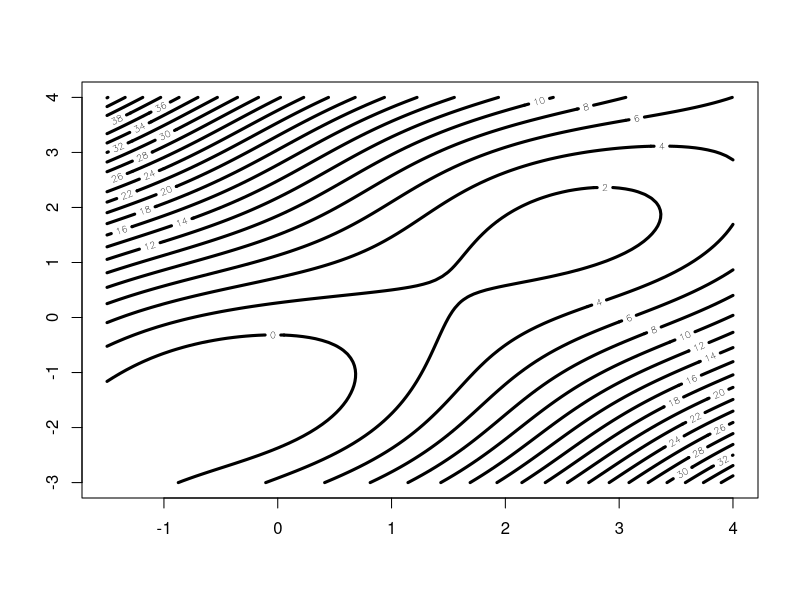
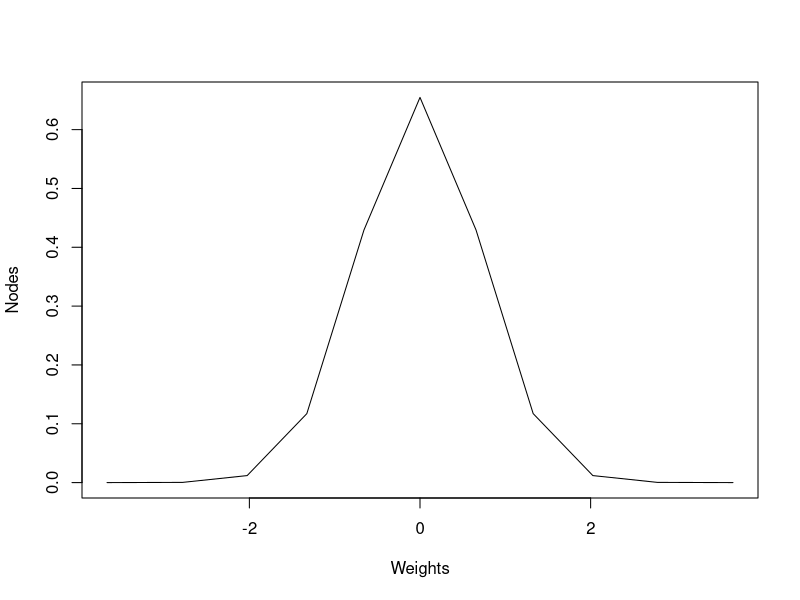
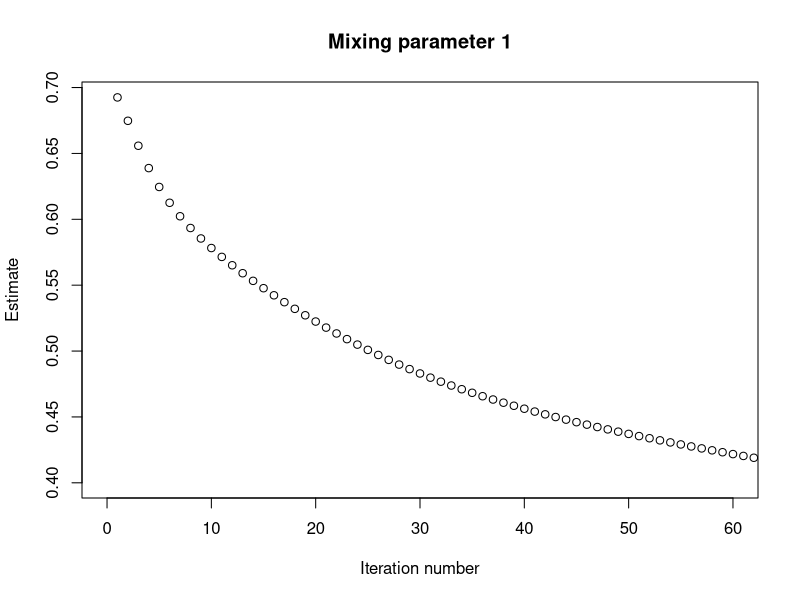
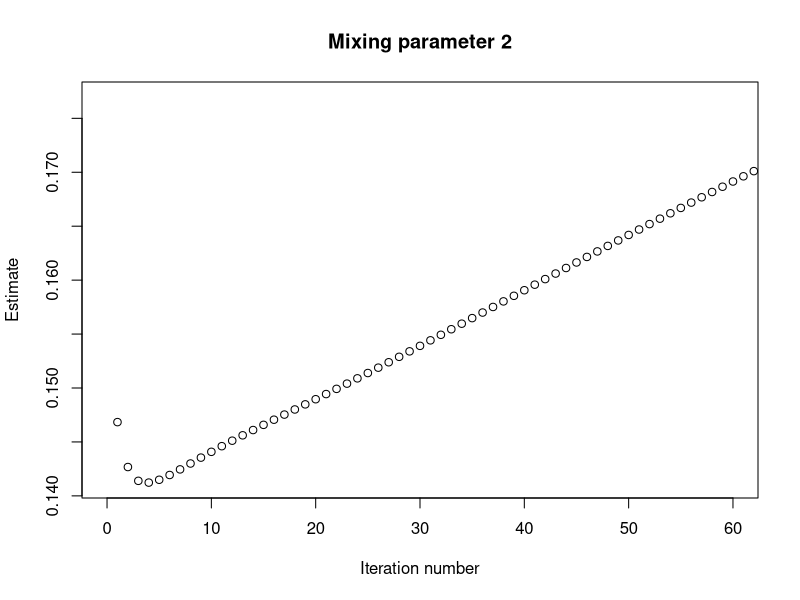
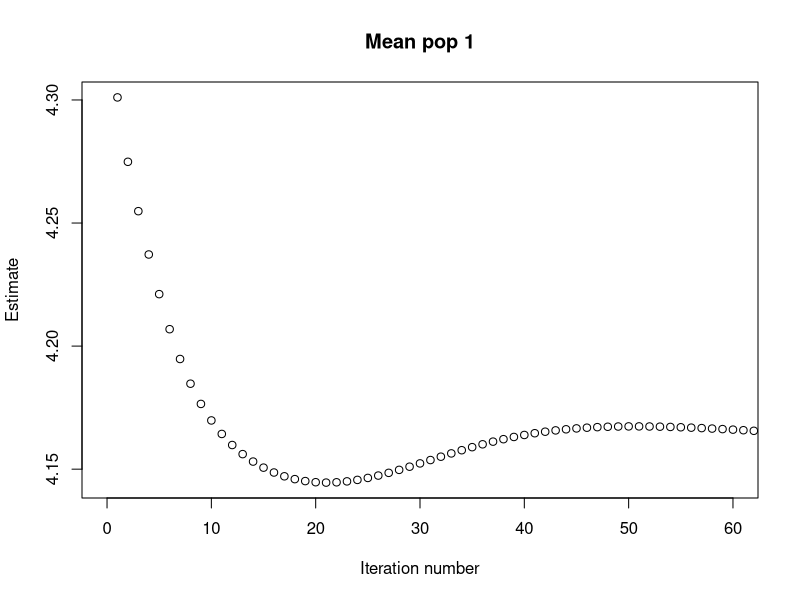
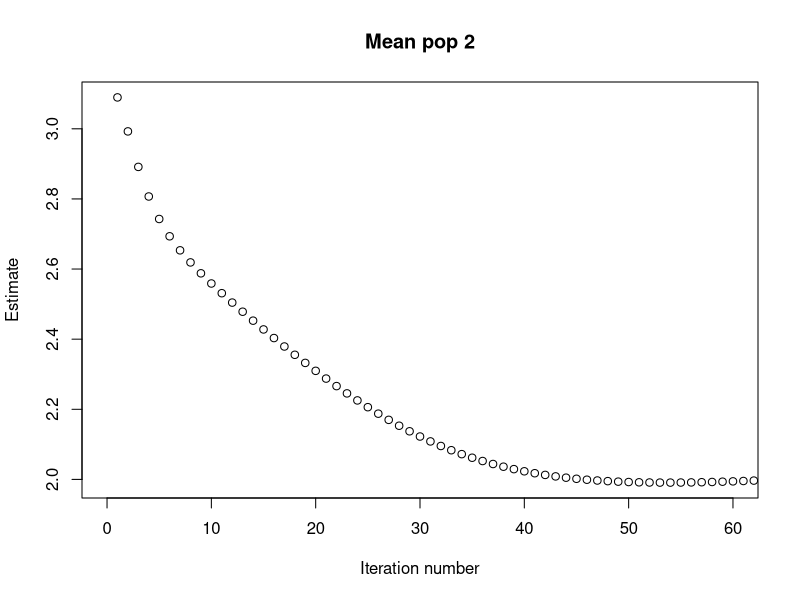
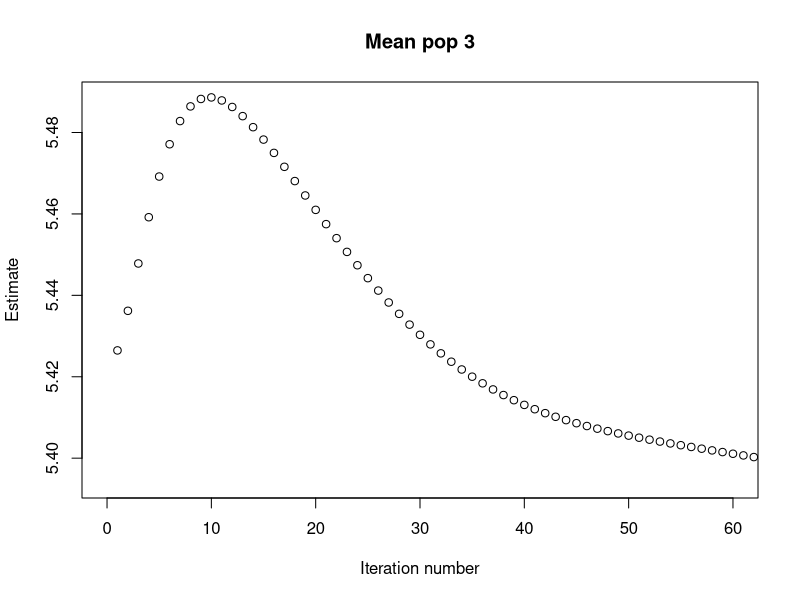
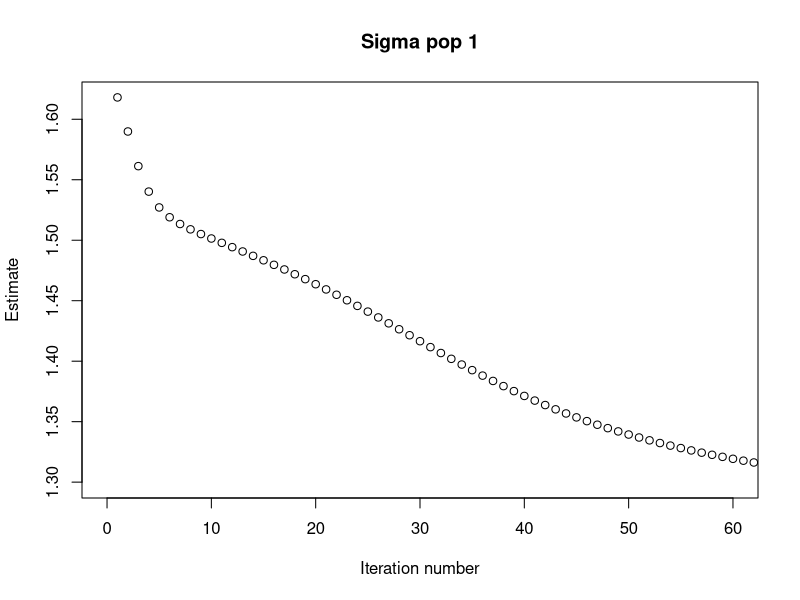

Reproduce these figures in R, in order.
## ---- chunk 1
# Question 1a)

xgrid <- seq(-1.5,4, length=100)
ygrid <-seq(-3,4,length=100 )

fun_1 <- function(x,y){
  sin(x+y) + (x-y)^(2)-1.5*x+ 2.5*y+ 1
}



X_Y_Mat <- matrix(0,nrow = length(xgrid),ncol = length(ygrid))


for (i in 1:length(xgrid)){
  for(j in 1:length(ygrid)){
    X_Y_Mat[i,j]<- fun_1(x=xgrid[i],y=ygrid[j])
  }
}
  

contour(xgrid, ygrid, X_Y_Mat,  nlevels = 30,col = "black", lwd = 3)



## ---- chunk 2

# 1b) 


# To find the minimum, we apply Newton's method to the gradient equation  
# we need partial derivaies and the hessian matrix


f<- function(x){
  sin(x[1]+x[2]) + (x[1]-x[2])^(2)-1.5*x[1]+ 2.5*x[2]+ 1
}


# Setting up the function, gradient and the hessian matrix

f<- function(x){
  x1<- x[1]
  x2<- x[2]
  
  sin(x1+x2) + (x1-x2)^(2)-1.5*x1+ 2.5*x2+ 1
}

f(c(0,-1))

Gradient <- function(x){
  x1  <- x[1]
  x2  <- x[2]
  dx1 <- cos(x1+x2)+2*(x1-x2)-1.5
  dx2 <- cos(x2+x1)-2*(x1-x2)+2.5
  c(dx1,dx2)
} 


Hessian<- function(x){
  x1   <- x[1]
  x2   <- x[2]
  hx11 <- 2-sin(1+x2)
  hx12<- -sin(x2+x1)-2
  hx22 <- 2-sin(x1+x2)
  matrix(c(hx11, hx12, hx12, hx22), ncol=2) 
}



newton <- function(x0)
{
  xt  <- x0
  xt1 <- x0 + 2
  while(sum((xt-xt1)^2)>0.0001)
  {
    xt1 <- xt
    xt  <- xt1 - solve(Hessian(xt1)) %*% Gradient(xt1) # The newton formula
  }
  xt
}


newton(c(0,-2))
newton(c(0,-1))

f(newton(c(0,-2)))# With this value as starting point we get the correct minimum
f(newton(c(0,-1)))# We also get the right minimum with this starting value. 

f(newton(c(3,3)))# However, with this starting value we do not reach the minimum



# The Newton method is sensitive to starting values. But we have a contour plot we can use as reference 
# to select starting values.
# We can choose an optimal starting value at for example (0,-2)
# the miminized function seems to have a value of about -1.9132


# The stopping criteria is basically (xn+1-xn)< eps
# where epsilon is the predetermined tolerance level. 

## ---- chunk 3
#1 c) Minimize boundaries 
# Since the method is not specified in the question i will use the built in optimize function to check the boundaries. 

func<- function(x){

  sin(x+4) + (x-4)^(2)-1.5*x+ 2.5*4+ 1
}

optimize(f=func,interval = c(-1.5,4)) # This is the minimum when y=4 and x is between -1.5 and 4.

func2<- function(x){
  
  sin(x+(-3)) + (x-(-3))^(2)-1.5*x+ 2.5*(-3)+ 1
}

optimize(f=func2, interval = c(-1.5,4)) # This is the minimum when y=-3 and x is between -1.5 and 4

func3 <- function(y){
  sin(-1.5+y)+(-1.5-y)^(2)-1.5*(-1.5)+2.5*(y)+1
}

optimize(f=func3,interval = c(-3,4)) # This is the minimun when x= -1.5 and y is between -3 and 4. 

func4 <- function(y){
  sin(4+y)+(4-y)^(2)-1.5*(4)+2.5*y+1
}

optimize(f=func4,interval = c(-3,4)) # This is the minimun when x= 4 and y is between -3 and 4. 




## ---- chunk 4


# 2) Simpsons 3/8 rule
# 


Simpson <- function (f,a,b,n){
  h <- (b-a)/n
  x<- c()
  x[1]<-f(a)
  x[n+1]<-f(b)
  sum<- (f(a)+f(b))
  for (i in 1:(n-1)){
    x[i+1]<- f(a+i*h)
    if(i%%3==0){
      sum<- sum+2*f(a+i*h)
      
    }
    else{
      sum<- sum+3*f(a+i*h)
    }
    integral<- sum*h*3/8
  }
  return(integral)
}


 
# 2b) 

Simpson(f=dnorm, a=-2, b=2, n=10) 

Simpson(f=dnorm,a=-2,b=2,n=20)

pnorm(2)-pnorm(-2)









## ---- chunk 5

# Question 3 

x <- c(-3.66847,-2.78329,-2.02595,-1.32656,-0.656810,0,0.65681,1.32656,2.02595,2.78329,3.66847)# nodes
A<- c( 0.00000143956,0.000346819, 0.0119114, 0.117228, 0.429360, 0.654759, 0.429360,0.117228, # weights
       0.0119114, 0.000346819, 0.00000143956)



plot(x,A,type = "l",xlab = "Weights",ylab = "Nodes") # plot with lines between the points

f2<- function(x)dt(x,df=3) # t-distribution with 3 degrees of freedom

# t-distribution with 3 degress of freedom 

# now computing the function f(x)* = f(x)/e^(-x^2)

f1 <- function(x){
  (2/(pi*sqrt(3)*(1+x^(2)/3)^2))/exp(-x^2)
}


summa1<-0
for (i in 1:11){
  summa1<- summa1+A[i]*f1(x[i])

}
 
print(summa1)  # The result is 0.976... Pretty close to 1. 

# Doubble exponential
f2<- function(x){
  ((1/2)*(exp(-abs(x))))/(exp(-x^2))
}

summa2<-0
for (i in 1:11){
  summa2<- summa2+A[i]*f2(x[i])
  
}

print(summa2) # 1.02 close to 1 but a little bit to high

# Normal distribution 


f3<- function(x){
  (dnorm(x,mean = 0, sd=1))/(exp(-x^2))
}

summa3<-0
for (i in 1:11){
  summa3<- summa3+A[i]*f3(x[i])
  
}

print(summa3) # With mean= 0 we get 0.99999 

# With mean= 1

f4<- function(x){
  (dnorm(x,mean = 1, sd=1))/(exp(-x^2))
}


summa4<-0
for (i in 1:11){
  summa4<- summa4+A[i]*f4(x[i])
  
}

print(summa4) # we get 0,9997  

# with mean =2

f5<- function(x){
  (dnorm(x,mean = 2, sd=1))/(exp(-x^2))
}


summa5<-0
for (i in 1:11){
  summa5<- summa5+A[i]*f5(x[i])
  
}

print(summa5)  # With mean= 2 we get 0,9911



f6<- function(x){
  (dnorm(x,mean = 3, sd=1))/(exp(-x^2))
}


summa6<-0
for (i in 1:11){
  summa6<- summa6+A[i]*f6(x[i])
  
}

print(summa6) # with mean= 3 we get 0.90

# Seems like the gauss-hermite integration is less accurate when we increase the mean of the normal distribution. 





## ---- chunk 6


# Question 4 



emalg <- function(dat, start)
{
  n <- length(dat)
  pi <- rep(NA, n)
  pk <- rep(NA,n)                   # initialize vector for prob. to belong to group 1 # starting values
  p1 <- start[1] # starting value for mixing parameter  mu1 <- start[2] # 
  p2 <- start[2]
  mu1 <- start[3]
  mu2 <- start[4]
  mu3 <- start[5]
  sigma1 <- start[6]
  sigma2 <- start[7] 
  sigma3 <- start[8]                          # starting values for standard deviations (sd) sigma2 <- start[5]
  pv <- start # parameter vector
  monit <- NULL # initialize matrix to monitor iterations#initialize convergence criterion just not to stop directly
  eps <- 0.001
  cc <- eps + 100
  Q <- -100000
  while (cc > eps) # A CONDITION was ADDED HERE AND ALSO SOME LINES AT OTHER PLACES IN THE CODE
  {
    #Save previous Q value
    Q1 <- Q
    ### E step ###
    for (j in 1:n){
      pi1   <- p1*dnorm(dat[j], mean=mu1, sd=sigma1)
      pi2   <- p2*dnorm(dat[j], mean=mu2, sd=sigma2)
      pi3   <- (1-p1-p2)*dnorm(dat[j],mean = mu3, sd=sigma3)
      pi[j] <- pi1/(pi1+pi2+pi3)
      pk[j] <- pi2/(pi1+pi2+pi3)
    }
    
    ### M step ###
    p1      <- mean(pi)
    p2      <- mean(pk) 
    mu1    <- sum(pi*dat)/(p1*n)
    mu2    <- sum(pk*dat)/(p2*n)
    mu3    <- sum((1-pi-pk)*dat)/((1-p1-p2)*n)
    sigma1 <- sqrt(sum(pi*(dat-mu1)*(dat-mu1)/(p1*n)))
    sigma2 <- sqrt(sum(pk*(dat-mu2)*(dat-mu2)/(p2*n)))
    sigma3 <- sqrt(sum((1-pi-pk)*(dat-mu3)*(dat-mu3)/((1-p1-p2)*n)))
    ######
    pv <- c(p1,p2, mu1, mu2,mu3, sigma1, sigma2,sigma3)
    Q <- t(pi) %*% (log(p1)+log(dnorm(dat, mean=mu1, sd=sigma1))) + t(pk) %*% (log(p2)+log(dnorm(dat, mean=mu2, sd=sigma2)))+t(1-pi-pk) %*% (log(1-p1-p2)+log(dnorm(dat, mean=mu3, sd=sigma3)))
    monit <- cbind(monit, c(pv, Q))
    cc <- Q-Q1
  }
  monit
}





## ---- chunk 7
# 4b) Generate data

mu    <- c(2, 4, 5.5)
sigma <- c(1.2, 1, 0.8)
prob<- c(0.2, 0.3, 0.5)
n  <- 800


g <-sample(length(mu), n, replace=TRUE, p=prob)
x <-rnorm(n, mean = mu[g], sd= sigma[g])


# 4c)   








res <- emalg(x,c(0.7, 0.1,5, 4, 5.5,1.2, 1, 0.8))


plot(res[1,], xlab="Iteration number", ylab="Estimate", main="Mixing parameter 1",xlim = c(0,60))

# A bit higher than true value

plot(res[2,], xlab="Iteration number", ylab="Estimate", main="Mixing parameter 2",xlim=c(0,60))

# A bit lower than true value

plot(res[3,], xlab="Iteration number", ylab="Estimate", main="Mean pop 1",xlim = c(0,60))

# a bit higher than true value

plot(res[4,], xlab="Iteration number", ylab="Estimate", main="Mean pop 2",xlim=c(0,60))

# A bit lower than true value

plot(res[5,], xlab="Iteration number", ylab="Estimate", main="Mean pop 3",xlim=c(0,60))

# This value is around the same as the true value 

plot(res[6,], xlab="Iteration number", ylab="Estimate", main="Sigma pop 1",xlim=c(0,60))

# Also a bit higher than the true value

plot(res[7,], xlab="Iteration number", ylab="Estimate", main="Sigma pop 2",xlim=c(0,60))

# A bit higher than the original value

plot(res[8,], xlab="Iteration number", ylab="Estimate", main="Sigma pop 3",xlim=c(0,60))

# A bit lower than true value



